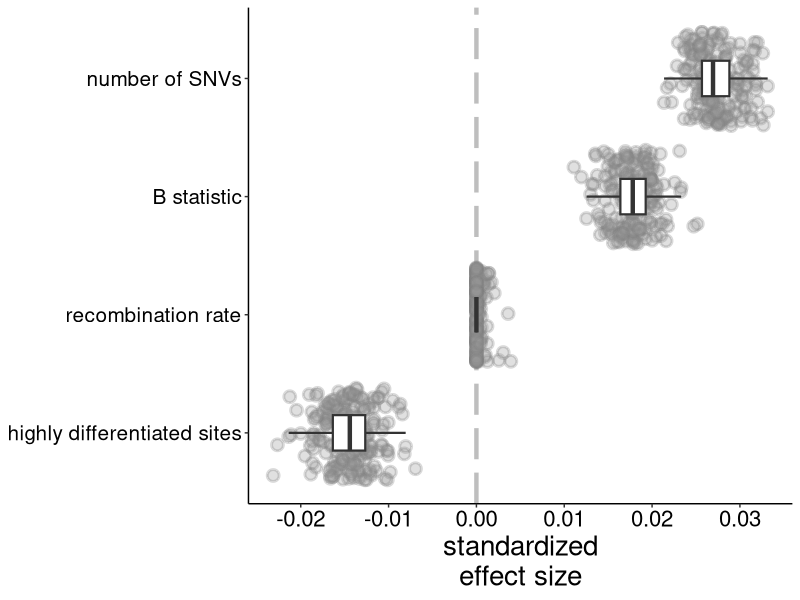

Write the R code that produced this figure.
# Script for recreating figure 4D

# Load R libraries
library(ggplot2)
library(tidyr)

#############################################################################################################################
# Figure 4D
#############################################################################################################################

# Load glmnet results
results <- read.table("glmnet_results.txt", header=T)

# Convert data from wide to long format for easier plotting
results2 <- results %>% pivot_longer(everything(), names_to=c("predictor"), values_to=c("estimate"))
# Should now have a data frame that is 4*200 rows (4 predictors, 200 estimates per predictor)
nrow(results2)==4*200 # TRUE

# Check to make sure nothing went wrong in the data frame conversion
summary(results$number.of.SNVs)==summary(subset(results2, predictor=="number.of.SNVs")$estimate) # all TRUE
summary(results$recombination.rate)==summary(subset(results2, predictor=="recombination.rate")$estimate) # all TRUE
summary(results$highly.differentiated.sites)==summary(subset(results2, predictor=="highly.differentiated.sites")$estimate) # all TRUE
summary(results$B)==summary(subset(results2, predictor=="B")$estimate) # all TRUE

ggplot(data = results2, aes(x=reorder(predictor, estimate), y=estimate)) + 
  geom_hline(yintercept = 0, color="grey", linetype="longdash", size=1.5) + 
  geom_jitter(fill="grey60", color="grey50", size=3, alpha=0.3, shape=21, stroke=1.5) +
  geom_boxplot(width=0.3, size=0.75, outlier.color = NA) +
  scale_x_discrete(labels=c("number.of.SNVs" = "number of SNVs", "recombination.rate" = "recombination rate", "highly.differentiated.sites" = "highly differentiated sites", "B" = "B statistic")) + scale_y_continuous(name="standardized\neffect size", breaks = seq(-0.03,0.03, by=0.01)) +
  theme_classic() + theme(text=element_text(size=20, family="Helvetica"), axis.text = element_text(color="black"), axis.title.y = element_blank(), axis.text.y = element_text(size=15, family="Helvetica")) +
  coord_flip() -> d

ggsave("fig4D.png")
